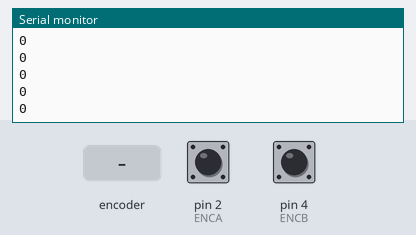
Recording of a sketch running on a simulated Arduino Uno, built with avr-gcc and run on an emulated ATmega328P. Shown: the last lines printed to the serial monitor. The inputs (shaded band) are chosen by the test bench; at power-on: pin 2 (ENCA) HIGH, pin 4 (ENCB) HIGH.

Above: at 1.2 s.
1.3 s: rotary encoder on pin 2 (ENCA) / pin 4 (ENCB) turned 1 step (first pin leading)
At 2.4 s:
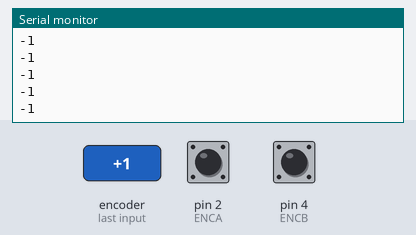
3.0 s: rotary encoder on pin 2 (ENCA) / pin 4 (ENCB) turned 1 step (first pin leading)
At 3.8 s:
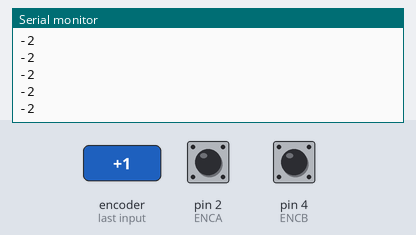
Timing chart, 0 to 6.0 s (numbered marks = the images above; inputs shaded):
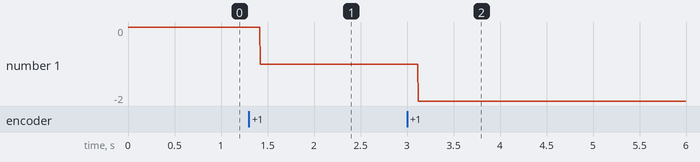

Measured:
- after the input at 1.3 s, the serial monitor: prints a new line after 0.12 s (image 1)
- after the input at 3.0 s, the serial monitor: prints a new line after 0.12 s (image 2)
- plotted number 1: 0 → -1 after the input at 1.3 s, -1 → -2 after the input at 3.0 s

The sketch:

Rotary_encoder.ino
```cpp
#define ENCA 2
#define ENCB 4

int pos = 0;

void setup() {
  Serial.begin(9600);
  pinMode(ENCA, INPUT);
  pinMode(ENCB, INPUT);
  attachInterrupt(digitalPinToInterrupt(ENCA),readEncoder,RISING);
}

void loop() {
  // int a = digitalRead(ENCA);
  // int b = digitalRead(ENCB);
  // Serial.print(a*5);
  // Serial.print(" ");
  // Serial.print(b*5);
  // Serial.println();
  Serial.println(pos);
}

void readEncoder(){
  int b = digitalRead(ENCB);
  if(b>0){
    pos++;
  }
  else{
    pos--;
  }
}

// volatile long temp, counter = 0; //This variable will increase or decrease depending on the rotation of encoder

// void setup() {
//   Serial.begin (9600);
//   pinMode(4, INPUT_PULLUP); // internal pullup input pin 2
//   pinMode(2, INPUT_PULLUP); // internal pullup input pin 3
//    //Setting up interrupt
//   //A rising pulse from encodenren activated ai0(). AttachInterrupt 0 is DigitalPin nr 2 on moust Arduino.
//   attachInterrupt(0, ai0, RISING);
//   //B rising pulse from encodenren activated ai1(). AttachInterrupt 1 is DigitalPin nr 3 on moust Arduino.
//   attachInterrupt(1, ai1, RISING);
//   }

// void loop() {
// // Send the value of counter
// if( counter != temp ){
// Serial.println (counter);
// temp = counter;
// }
// }

// void ai0() {
// // ai0 is activated if DigitalPin nr 2 is goinqg from LOW to HIGH
// // Check pin 3 to determine the direction
// if(digitalRead(2)!=LOW) {
// counter++;
// }else{
// counter--;
// }
// }

// void ai1() {
// // ai0 is activated if DigitalPin nr 3 is going from LOW to HIGH
// // Check with pin 2 to determine the direction
// if(digitalRead(4)!=LOW) {
// counter--;
// }else{
// counter++;
// }
// }
```
